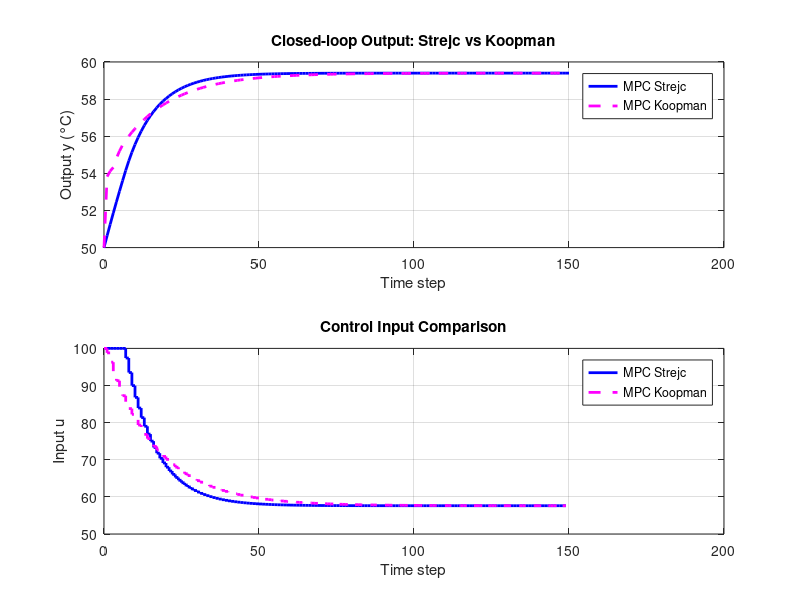
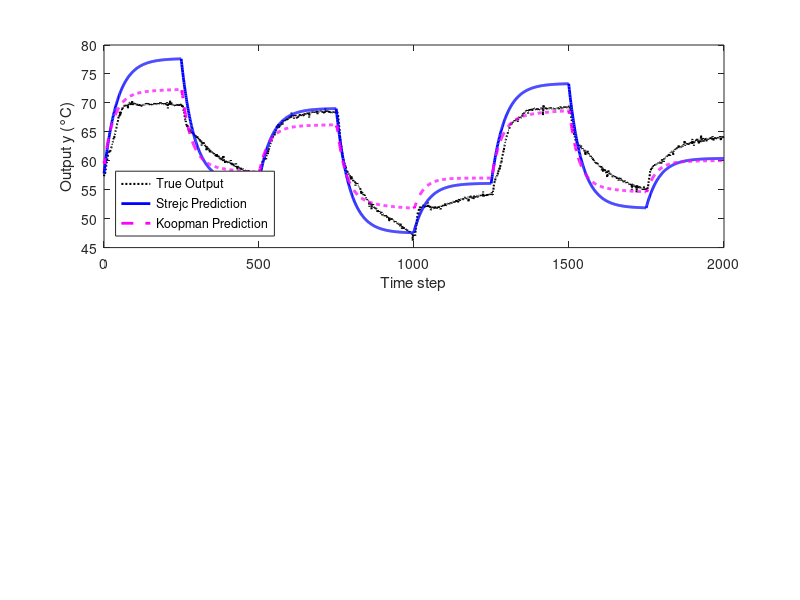

Write MATLAB code to recreate these figures, in order. (Note: this script raises an error after producing the figures.)
clc; clear; close all;
%%
% Load results
load('results_koopman.mat', 'y_cl_desc', 'u_cl_desc','x_mean','u_mean');
y_koop = y_cl_desc(:);
u_koop = u_cl_desc(:);
koopman_last_u = u_cl_desc(end)
x_mean=x_mean(:);
x_std = 8.2880;

u_std = 26.3513;


load('results_strejc_to_zero.mat', 'y_cl_desc', 'u_cl_desc');
y_strejc = y_cl_desc(:);
u_strejc = u_cl_desc(:);
strejc_last_u = u_cl_desc(end)

sim_length = length(y_koop) - 1;
time = 0:sim_length;

% Control effort (sum of absolute values)
effort_koop = sum(abs(u_koop).^2);
effort_strejc = sum(abs(u_strejc).^2);

% Output magnitude
y_sum_koop = sum(abs(y_koop));
y_sum_strejc = sum(abs(y_strejc));

% Optional: error to 0°C
e_koop = y_koop -x_mean;  % reference = 0
e_strejc = y_strejc - x_mean;

e_sum_koop = sum(abs(e_koop));
e_sum_strejc = sum(abs(e_strejc));

e_koop_u = u_koop -u_mean;  % reference = 0
e_strejc_u = u_strejc - u_mean;

e_sum_koop_u = sum(abs(e_koop_u));
e_sum_strejc_u = sum(abs(e_strejc_u));

rmse_koop = sqrt(mean((y_koop).^2));
rmse_strejc = sqrt(mean((y_strejc).^2));

%obj value
Qy = 10;
Qu = 1;

obj_strejc=0;
obj_koop=0;
y_koop_scaled = (y_koop - x_mean) / x_std;
u_koop_scaled = (u_koop - u_mean) / u_std;
y_strej_scaled = (y_strejc - x_mean) / x_std;
u_strejc_scaled = (u_strejc - u_mean) / u_std;
for i=1:sim_length
    obj_koop = obj_koop + Qy*(y_koop_scaled(i))^2 + Qu*u_koop_scaled(i)^2; 
    obj_strejc= obj_strejc + Qy*(y_strej_scaled(i))^2 + Qu*u_strejc_scaled(i)^2; 
end



% Print comparison
fprintf('\n--- MPC Comparison ---\n');
fprintf('Sum |u|     Koopman: %.2f \t Strejc: %.2f\n', effort_koop, effort_strejc);
%fprintf('Sum |y|     Koopman: %.2f \t Strejc: %.2f\n', y_sum_koop, y_sum_strejc);
fprintf('Sum |e|     Koopman: %.2f \t Strejc: %.2f\n', e_sum_koop, e_sum_strejc);

fprintf('Sum |e_u |     Koopman: %.2f \t Strejc: %.2f\n', e_sum_koop_u, e_sum_strejc_u);


fprintf('RMSE (MPC Strejc vs 60 °C)   = %.4f\n', rmse_strejc);
fprintf('RMSE (MPC Koopman vs 60 °C)  = %.4f\n', rmse_koop);


figure;
subplot(2,1,1)
plot(time, y_strejc , 'b-', 'LineWidth', 2); hold on;
plot(time, y_koop, 'm--', 'LineWidth', 2);
xlabel('Time step'); ylabel('Output y (°C)');
legend('MPC Strejc', 'MPC Koopman');
title('Closed-loop Output: Strejc vs Koopman');
grid on;
% ylim([45 65])

subplot(2,1,2)
stairs(time(1:end-1), u_strejc, 'b-', 'LineWidth', 2); hold on;
stairs(time(1:end-1), u_koop, 'm--', 'LineWidth', 2);
xlabel('Time step'); ylabel('Input u');
legend('MPC Strejc', 'MPC Koopman');
title('Control Input Comparison');
grid on;


%% --- Open-loop Identification Comparison ---
% Load Strejc data
load('strejc_open_loop_comparison_data.mat', ...
    'y_open_desc', 'y_true', 'time', 'u_open_desc');

y_true = y_true(:);
y_open_strejc = y_open_desc(:);


% Load Koopman data
load('koopman_open_loop_comparison.mat', ...
    'y_koopman_desc');

y_open_koopman = y_koopman_desc(:);

y_open_strejc = y_open_strejc(2:end);
y_open_koopman = y_open_koopman(2:end);
y_open_desc = y_open_desc(1:end-1);
time = time(1:end-1);

% Compute RMSE (against the same y_true)
rmse_open_strejc = sqrt(mean((y_open_strejc - y_true).^2));
rmse_open_koopman = sqrt(mean((y_open_koopman - y_true).^2));

% Display RMSE
fprintf('\n--- Open-loop Prediction RMSE ---\n');
fprintf('RMSE (Open-loop Strejc)   = %.4f °C\n', rmse_open_strejc);
fprintf('RMSE (Open-loop Koopman)  = %.4f °C\n', rmse_open_koopman);

% Plot Open-loop Output Comparison
figure;
subplot(2,1,1)
plot(time, y_true, 'k:', 'LineWidth', 1.5); hold on;
plot(time, y_open_strejc, 'b-', 'LineWidth', 2);
plot(time, y_open_koopman, 'm--', 'LineWidth', 2);
xlabel('Time step'); ylabel('Output y (°C)');
lgd = legend('True Output', 'Strejc Prediction', 'Koopman Prediction', 'Location', 'southwest');
lgd.FontSize = 7;  % or any smaller size you prefer
title('Open-loop Output Comparison');
grid on;

subplot(2,1,2)
stairs(time, u_open_desc, 'b', 'LineWidth', 2); hold on;
xlabel('Time step'); ylabel('Input u');
legend('True Input','Location', 'southwest');
title('Open-loop Input Comparison');
grid on;

saveas(gcf, 'C:\Users\ivadu\Desktop\8.semestrik\vymennik\prez\identification_comparison.png');
